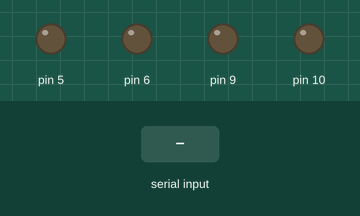
A sketch run on a simulated Arduino Uno, built with avr-gcc and run on an emulated ATmega328P. Shown: output pins drawn as LEDs (lit = HIGH). Inputs (shaded band) come from the test bench.

Above: at 1.2 s.
1.3 s: "f" received over Serial
At 1.8 s:
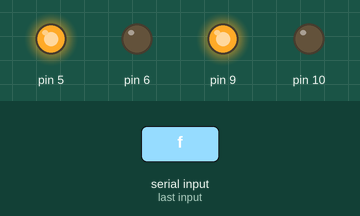
2.8 s: "b" received over Serial
At 4.0 s:
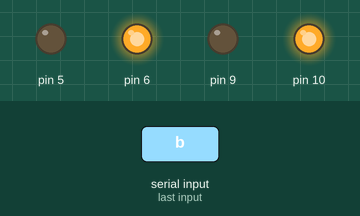
4.3 s: "l" received over Serial
At 5.3 s:
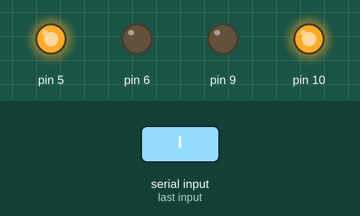
5.8 s: "r" received over Serial
At 6.5 s:
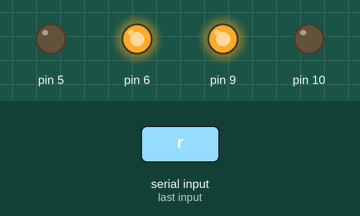
7.3 s: "s" received over Serial
At 7.6 s:
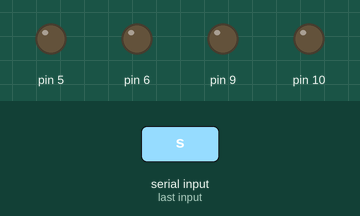
Timing chart, 0 to 9.8 s (numbered marks = the images above; inputs shaded):
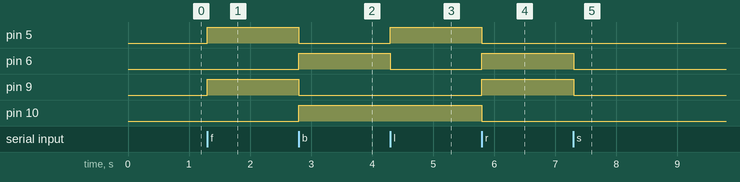

Measured:
- after the input at 1.3 s, pin 5, pin 9: LOW → HIGH at once
- after the input at 2.8 s, pin 5, pin 9: HIGH → LOW at once; pin 6, pin 10: LOW → HIGH at once
- after the input at 4.3 s, pin 5: LOW → HIGH at once; pin 6: HIGH → LOW at once
- after the input at 5.8 s, pin 5, pin 10: HIGH → LOW at once; pin 6, pin 9: LOW → HIGH at once
- after the input at 7.3 s, pin 6, pin 9: HIGH → LOW at once

The sketch:

sketch_jul05a.ino
```cpp
void setup()
{
  pinMode(5,OUTPUT);
  pinMode(6,OUTPUT);
  pinMode(9,OUTPUT);
  pinMode(10,OUTPUT);
  Serial.begin(9600);
}
int income=0;
void loop()
{
  if (Serial.available()>0)
  {
    income = Serial.read();
    switch(income)
    {
      case 'f':
        forward();
        break;
      case 'b':
        backward();
        break;
      case 'l':
        left();
        break;
      case 'r':
        right();
        break;
      case 's':
        stop();
        break;
      default:
    break;
    }
  }
}
void forward()
{
  digitalWrite(5,HIGH);
  digitalWrite(6,LOW);
  digitalWrite(9,HIGH);
  digitalWrite(10,LOW);
}

void backward()
{
  digitalWrite(6,HIGH);
  digitalWrite(5,LOW);
  digitalWrite(10,HIGH);
  digitalWrite(9,LOW);
}

void left()
{
  digitalWrite(5,HIGH);
  digitalWrite(6,LOW);
  digitalWrite(10,HIGH);
  digitalWrite(9,LOW);
}

void right()
{
  digitalWrite(6,HIGH);
  digitalWrite(5,LOW);
  digitalWrite(9,HIGH);
  digitalWrite(10,LOW);
}

void stop()
{
  digitalWrite(5,LOW);
  digitalWrite(6,LOW);
  digitalWrite(9,LOW);
  digitalWrite(10,LOW);
}
```

MorseCode.cpp
```cpp
#include <Arduino.h>
#include "MorseCode.h"
MorseCode::MorseCode(int _pin)
{
    pinMode(_pin, OUTPUT);
    _codePin = _pin;
}
void MorseCode::dot()
{
    digitalWrite(_codePin, HIGH);
    delay(250);
    digitalWrite(_codePin, LOW);
    delay(250);
}
void MorseCode::dash()
{
    digitalWrite(_codePin, HIGH);
    delay(1000);
    digitalWrite(_codePin, LOW);
    delay(250);
}
void MorseCode::transfor(char _code)
{
    switch (_code) {
        case 'A':
        case 'a':
            dot();
            dash();
            break;
        case 'B':
        case 'b':
            dash();
            dot();
            dot();
            dot();
            break;
        case 'C':
        case 'c':
        	dash();
        	dot();
        	dash();
        	dot();
        	break;
    	case 'D':
    	case 'd':
    		dash();
    		dot();
    		dot();
    		break;
    	case 'E':
    	case 'e':
    		dot();
    		break;
    	case 'F':
    	case 'f':
    		dot();
    		dot();
    		dash();
    		dot();
    		break;
    	case 'G':
    	case 'g':
    		dash();
    		dash();
    		dot();
    		break;
    	case 'H':
    	case 'h':
    		dot();
    		dot();
    		dot();
    		dot();
    		break;
    	case 'I':
    	case 'i':
    		dot();
    		dot();
    		break;
    	case 'J':
    	case 'j':
    		dot();
    		dash();
    		dash();
    		dash();
    		break;
    	case 'K':
    	case 'k':
    		dash();
    		dot();
    		dash();
    		break;
    	case 'L':
    	case 'l':
    		dot();
    		dash();
    		dot();
    		dot();
    		break;
    	case 'M':
    	case 'm':
    		dash();
    		dash();
    		break;
    	case 'N':
    	case 'n':
    		dash();
    		dot();
    		break;
    	case 'O':
    	case 'o':
    		dash();
    		dash();
    		dash();
    		break;
    	case 'P':
    	case 'p':
    		dot();
    		dash();
    		dash();
    		dot();
    		break;
    	case 'Q':
    	case 'q':
    		dash();
    		dash();
    		dot();
    		dash();
    		break;
    	case 'R':
    	case 'r':
    		dot();
    		dash();
    		dot();
    		break;
        case 'S':
        case 's':
            dot();
            dot();
            dot();
            break;
        case 'T':
        case 't':
        	dash();
        	break;
        case 'U':
        case 'u':
        	dot();
        	dot();
        	dash();
        	break;
        case 'V':
        case 'v':
        	dot();
        	dot();
        	dot();
        	dash();
        	break;
        case 'W':
        case 'w':
        	dot();
        	dash();
        	dash();
        	break;
        case 'X':
        case 'x':
        	dash();
        	dot();
        	dot();
        	dash();
        	break;
        case 'Y':
        case 'y':
        	dash();
        	dot();
        	dash();
        	dash();
        	break;
        case 'Z':
        case 'z':
        	dash();
        	dash();
        	dot();
        	dot();
        	break;
        default:
            break;
    }
}
```

MorseCode.h
```cpp
#ifndef ____MorseCode__
#define ____MorseCode__
class MorseCode
{
private:
    int _codePin;
public:
    MorseCode(int _pin);
    void dot();
    void dash();
    void transfor(char _code);
};

#endif /* defined(____MorseCode__) */
```
